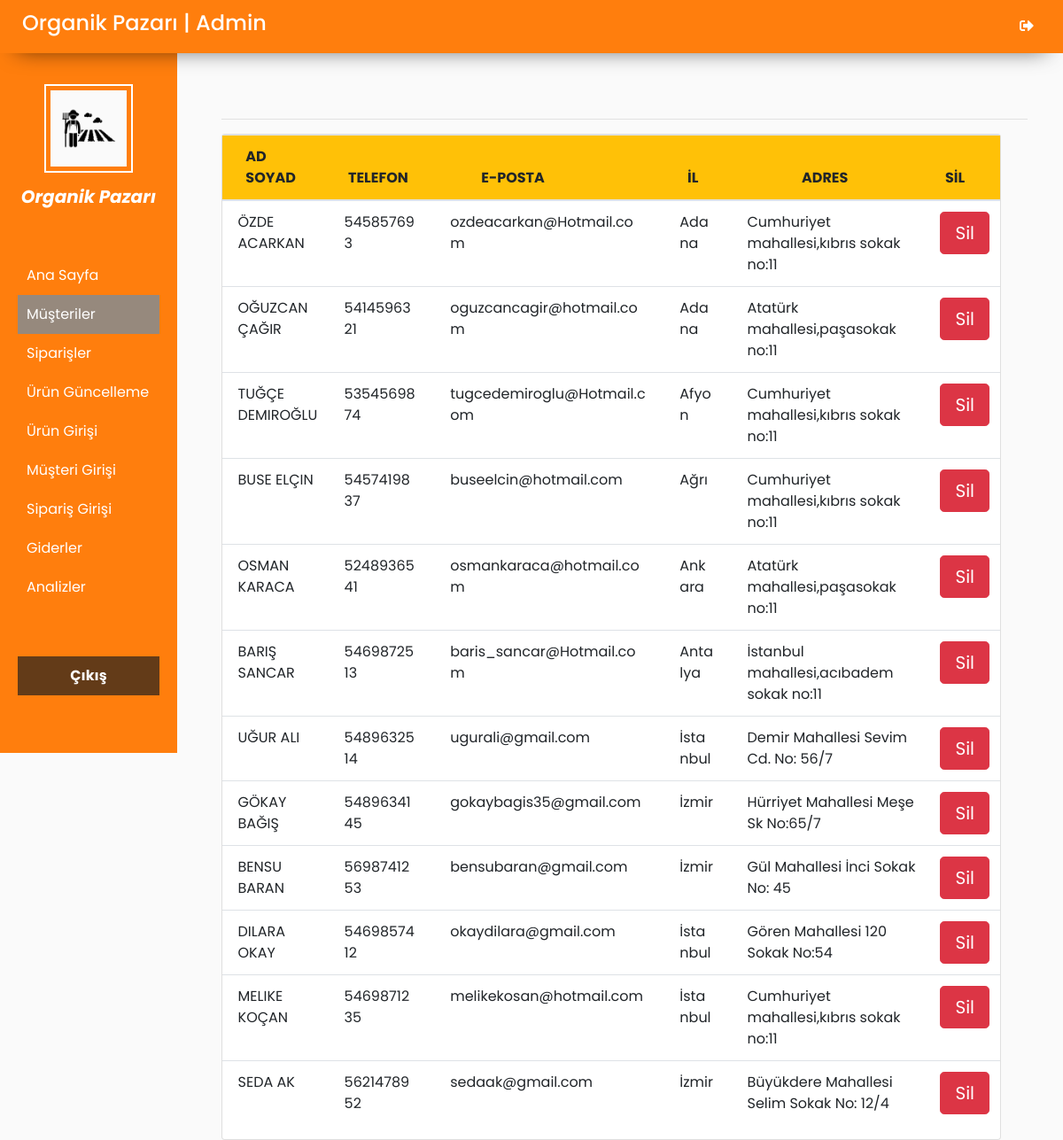
Page /kayit_musteri (signed in) on the committed database.
### tables this page shows
CREATE TABLE `musteriler` (
  `musteri_id` int(11) NOT NULL,
  `ad_soyad` varchar(255) DEFAULT NULL,
  `telefon` varchar(11) DEFAULT NULL,
  `e_posta` varchar(255) DEFAULT NULL,
  `adres` int(11) DEFAULT NULL,
  `dogum_tarihi` date DEFAULT NULL,
  `parola` varchar(255) DEFAULT NULL,
  `il_id` int(11) NOT NULL,
  `ilce_adi` int(11) NOT NULL,
  `cinsiyet` int(10) NOT NULL
);

### index.php (called while the page is built, shortened)
<?php
$route = array_values(array_filter(explode('/', $_SERVER['REQUEST_URI'])));
require controller(route(0));

### app/helper/template.php (called while the page is built, shortened)
<?php
function site_url($url = false)
{
    return URL . '/' . $url;
}
function public_url($url = false)
{
    return URL . '/public/' . $url;
}

### app/helper/app.php (called while the page is built, shortened)
<?php
function route($index)
{
    global $route;
    return isset($route[$index]) ? $route[$index] : false;
}

### app/controller/kayit_musteri.php (the view, shortened to what this page needs)
<?php require view_url('static/header');?>
         <div id="content">
            <br/>
          <BR>
                <hr >
            <div class="row">
                <div class="col col-sm-12 col-md-6 " >
                    <div class="card text-left" style="width: 200%;">
                        <?php
                            $sorgu = $db->query("SELECT * FROM musteriler ")->fetchAll(PDO::FETCH_ASSOC);
                            echo "<table class='table' >";
                            echo "<thead class='bg-warning'>";
                            echo "<tr >";
                            echo "<th scope='col' style='padding-left:3%;'>AD SOYAD</th>";
                            echo "<th scope='col' style='padding-left:2.5%;'>TELEFON</th>";
                            echo "<th scope='col' style='padding-left:7%;'>E-POSTA</th>";
                            echo "<th scope='col' style='padding-left:4%;'>İL</th>";
                            echo "<th scope='col' style='padding-left:10%;'>ADRES</th>";
                            echo "<th scope='col' style='padding-left:2%;'>SİL</th>";
                            echo "</tr>";
                            echo "</thead>";
                            echo "<tbody>";
                            echo "<tr>";
                            foreach ($sorgu as $value => $row) {
                                echo "<td style='text-transform: uppercase;padding-left:2%;'>".$row["ad_soyad"]."</td>";
                                echo "<td style='padding-left:2%;' >".$row["telefon"]."</td>";
                                echo "<td style='padding-left:3%;'>".$row["e_posta"]."</td>";
                                 echo "<td style='padding-left:3%;'>". implode($db->query("SELECT il_adi FROM iller WHERE il_id = '{$row["il_id"]}'")->fetch(PDO::FETCH_ASSOC))."</td>";
                                 echo "<td style='padding-left:3%;'>".implode($db->query("SELECT adres_ad FROM adresler WHERE adres_id = '{$row["adres"]}'")->fetch(PDO::FETCH_ASSOC))."</td>";
                                 echo '<td ><a href ="'.  site_url("kullanici_sil") ."/" .$row["musteri_id"]  .'"onclick="return uyari();"><button type="button" class="btn btn-danger btn-lg">Sil</button></a></td>';
                                echo "</tr>";
                                     }
                            echo "</table>";
                                                ?>
                    </div>
                </div>
        </div>
</div>
</body>
</html>

### app/view/static/header.php (shortened to what this page needs)
<!DOCTYPE html>
<html>
<head>
    <link rel="stylesheet" href="https://stackpath.bootstrapcdn.com/bootstrap/4.1.0/css/bootstrap.min.css">
    <link rel="stylesheet" href="<?= public_url("styles/admin-panel.css") ?>">
    <link rel="stylesheet" href="https://cdnjs.cloudflare.com/ajax/libs/malihu-custom-scrollbar-plugin/3.1.5/jquery.mCustomScrollbar.min.css">
    <link rel="stylesheet" href="https://use.fontawesome.com/releases/v5.7.2/css/all.css">
</head>
            <body>
    <div class="wrapper">
        <div id="main">
        <nav class="navbar navbar-expand-lg navs-shadow sticky-top d-none d-lg-block">
                <div class="container-fluid"><h4 class="text-white">Organik Pazarı | Admin</h4>
                        <ul class="nav navbar-nav ml-auto text-white">
                            <li class="nav-item">
                                <a class="nav-link"data-toggle="tooltip" data-placement="bottom" title="Çıkış Yap" href="<?= site_url('leave')?>"><i class="fas fa-sign-out-alt"></i></a>
                            </li>
                        </ul>
                </div>
            </nav>
    <nav id="sidebar">
        <ul class="list-unstyled components">
           	<li>
                <div class="row">
          	       <img src="<?= public_url("images/ciftci.png") ?>" class=" mx-auto" style="border: 2px solid;width: 100px; margin-top: 25px; height: 100px;padding: 5px; margin-bottom: 0px;"/>
                </div>
            </li>
            <div class="row">
                <p class="mx-auto">Organik Pazarı</p>
            </div>
            <br />
            <li <?php if(route(0)=='admin'): ?> class="active"<?php endif; ?> >
                <a href="<?= site_url('admin')?>">Ana Sayfa</a>
            </li>
            <li <?php if(route(0)=='kayit_musteri'): ?> class="active"<?php endif; ?>>
                <a href="<?= site_url('kayit_musteri')?>">Müşteriler</a>
            </li>
            <li <?php if(route(0)=='siparisler'): ?> class="active"<?php endif; ?>>
                <a href="<?= site_url('siparisler')?>">Siparişler</a>
            </li>
            <li <?php if(route(0)=='urun_guncel'): ?> class="active"<?php endif; ?> >
                <a href="<?= site_url('urun_guncel')?>">Ürün Güncelleme</a>
            </li>
            <li <?php if(route(0)=='urun_girisi'): ?> class="active"<?php endif; ?> >
                <a href="<?= site_url('urun_girisi')?>">Ürün Girişi</a>
            </li>
            <li <?php if(route(0)=='musteri_gir'): ?> class="active"<?php endif; ?> >
                <a href="<?= site_url('musteri_gir')?>">Müşteri Girişi </a>
            </li>
            <li <?php if(route(0)=='siparis_gir'): ?> class="active"<?php endif; ?> >
            <a href="<?= site_url('siparis_gir')?>">Sipariş Girişi </a>
        </li>
            <li  <?php if(route(0)=='giderler'): ?> class="active"<?php endif; ?>>
                <a href="<?= site_url('giderler')?>">Giderler</a>
            </li>
            <li <?php if(route(0)=='analizler'): ?> class="active"<?php endif; ?>>
                <a href="<?= site_url('analizler')?>">Analizler</a>
            </li>
        </ul>
        <ul class="list-unstyled CTAs">
            <li>
                <a href="<?= site_url('leave')?>" class="cıkıs">Çıkış</a>
            </li>
        </ul>
    </nav>

### public/styles/admin-panel.css (style rules this page uses)
body { font-family: 'Poppins', sans-serif; background: #fafafa; }
p { font-family: 'Poppins', sans-serif; font-size: 1.1em; font-weight: 300; line-height: 1.7em; color: #999; }
a, a:hover, a:focus { color: inherit; text-decoration: none; transition: all 0.3s; }
.navbar { position: fixed;; width: 100%; margin-left:0px; padding: 10px 10px; background: #ff7e0d; border: none; border-radius: 0; box-shadow: 1px 1px 3px rgba(0, 0, 0, 0.1); }
.wrapper { display: flex; width: 100%; }
#sidebar { width: 200px; position: fixed; margin-top: 50px; left: 0; height: 100vh; padding-bottom: 0px; overflow-y: scroll; z-index: 999; background: #ff7e0d; color: #fff; transition: all 0.3s; }
.navs-shadow { -webkit-box-shadow: 0px 14px 26px -19px rgba(0,0,0,0.75); -moz-box-shadow: 0px 14px 26px -19px rgba(0,0,0,0.75); box-shadow: 0px 14px 26px -19px rgba(0,0,0,0.75); }
#sidebar ul.components { padding: 20px ; }
#sidebar ul p { color: #fff; padding: 10px; font-weight: bold; font-style: italic; font-size: 20px; }
#sidebar ul li a { padding: 10px; font-size: 1em; display: block; font-size: 16px; }
#sidebar ul li.active>a, a[aria-expanded="true"] { color: #fff; background: #96897d; }
ul.CTAs { padding: 20px; }
ul.CTAs a { text-align: center; font-size: 1em !important; display: block; }
a.cıkıs { background:#633b18; font-weight: bold; color: white; }
#main { width: calc(100%); min-height: 100vh; transition: all 0.3s; position: relative; top: 0; right: 0; }
#content { width: calc(100% - 250px); padding-top: 40px; padding-right: 40px; min-height: 100vh; transition: all 0.3s; position: absolute; margin-top: 30px; right: 0; }

### rows in the picture
musteriler: ad_soyad "ÖZDE ACARKAN", telefon "545857693", e_posta "ozdeacarkan@Hotmail.com", fetch "Adana", fetch "Cumhuriyet mahallesi,kıbrıs sokak no:11"
musteriler: ad_soyad "OĞUZCAN ÇAĞIR", telefon "5414596321", e_posta "oguzcancagir@hotmail.com", fetch "Adana", fetch "Atatürk mahallesi,paşasokak no:11"
musteriler: ad_soyad "TUĞÇE DEMIROĞLU", telefon "5354569874", e_posta "tugcedemiroglu@Hotmail.com", fetch "Afyon", fetch "Cumhuriyet mahallesi,kıbrıs sokak no:11"
musteriler: ad_soyad "BUSE ELÇIN", telefon "5457419837", e_posta "buseelcin@hotmail.com", fetch "Ağrı", fetch "Cumhuriyet mahallesi,kıbrıs sokak no:11"
musteriler: ad_soyad "OSMAN KARACA", telefon "5248936541", e_posta "osmankaraca@hotmail.com", fetch "Ankara", fetch "Atatürk mahallesi,paşasokak no:11"
musteriler: ad_soyad "BARIŞ SANCAR", telefon "5469872513", e_posta "baris_sancar@Hotmail.com", fetch "Antalya", fetch "İstanbul mahallesi,acıbadem sokak no:11"
musteriler: ad_soyad "UĞUR ALI", telefon "5489632514", e_posta "ugurali@gmail.com", fetch "İstanbul", fetch "Demir Mahallesi Sevim Cd. No: 56/7"
musteriler: ad_soyad "GÖKAY BAĞIŞ", telefon "5489634145", e_posta "gokaybagis35@gmail.com", fetch "İzmir", fetch "Hürriyet Mahallesi Meşe Sk No:65/7"
musteriler: ad_soyad "BENSU BARAN", telefon "5698741253", e_posta "bensubaran@gmail.com", fetch "İzmir", fetch "Gül Mahallesi İnci Sokak No: 45"
musteriler: ad_soyad "DILARA OKAY", telefon "5469857412", e_posta "okaydilara@gmail.com", fetch "İstanbul", fetch "Gören Mahallesi 120 Sokak No:54"
musteriler: ad_soyad "MELIKE KOÇAN", telefon "5469871235", e_posta "melikekosan@hotmail.com", fetch "İstanbul", fetch "Cumhuriyet mahallesi,kıbrıs sokak no:11"
musteriler: ad_soyad "SEDA AK", telefon "5621478952", e_posta "sedaak@gmail.com", fetch "İzmir", fetch "Büyükdere Mahallesi Selim Sokak No: 12/4"
